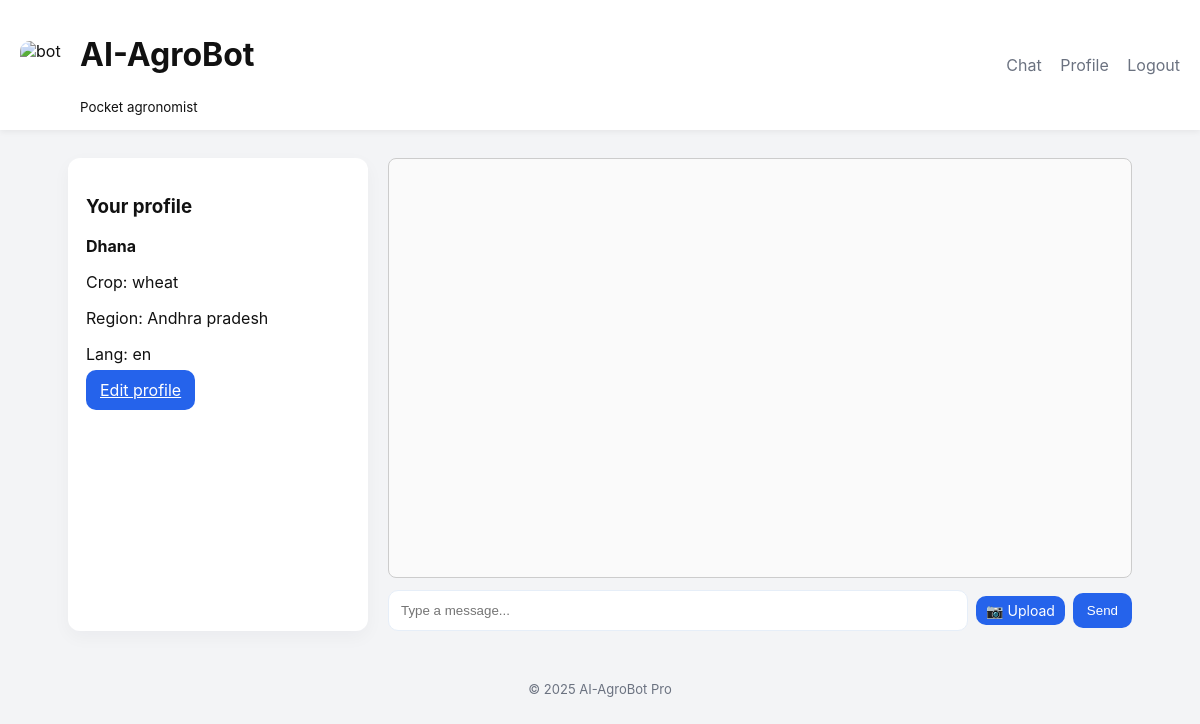
/ (signed in), run on the app's committed database.
### database.py (models this page shows)
class User(UserMixin, db.Model):
    __tablename__ = "users"
    id = db.Column(db.Integer, primary_key=True)
    email = db.Column(db.String(200), unique=True, nullable=False)
    password = db.Column(db.String(200), nullable=False)
    name = db.Column(db.String(100))
    role = db.Column(db.String(20), default="farmer")
    primary_crop = db.Column(db.String(100))
    region = db.Column(db.String(100))
    preferred_language = db.Column(db.String(20), default="en")

### app.py (the view)
@app.route("/")
def index():
    recent_users = []
    if current_user.is_authenticated and current_user.role == "admin":
        recent_users = User.query.order_by(User.id.desc()).limit(20).all()
    return render_template("index.html", recent_users=recent_users)

### app.py (called while the page is built)
@login_manager.user_loader
def load_user(user_id):
    return db.session.get(User, int(user_id))

### templates/index.html (shortened to what this page needs)
{% extends "base.html" %}
{% block content %}
<div class="container">
  <aside class="sidebar">
    <h3>Your profile</h3>
    {% if current_user.is_authenticated %}
      <p><strong>{{ current_user.name or current_user.email }}</strong></p>
      <p>Crop: {{ current_user.primary_crop or "—" }}</p>
      <p>Region: {{ current_user.region or "—" }}</p>
      <p>Lang: {{ current_user.preferred_language or "en" }}</p>
      <a class="btn" href="{{ url_for('profile') }}">Edit profile</a>
    {% else %}
      <p><a href="{{ url_for('login') }}">Login</a> to save chat & see profile.</p>
    {% endif %}
  </aside>
  <section class="chat-panel">
    <div id="messages" class="messages" aria-live="polite"></div>
    <div class="chat-form">
      <input type="text" id="msg" placeholder="Type a message..." />
      <label for="imageInput" class="btn small" style="padding:6px 10px; cursor:pointer;">📷 Upload</label>
      <button id="sendBtn" class="btn" type="button">Send</button>
    </div>
  </section>
</div>
{% endblock %}

### static/style.css (style rules this page uses)
:root { --brand: #2563eb; --muted: #6b7280; --bg: #f3f4f6; --card: #ffffff }
* { box-sizing: border-box }
body { font-family: Inter, system-ui, Segoe UI, Roboto, Arial; margin: 0; background: var(--bg); color: #111 }
.container { display: grid; grid-template-columns: 300px 1fr; gap: 20px }
.sidebar { background: var(--card); padding: 18px; border-radius: 12px; box-shadow: 0 6px 18px rgba(16, 24, 40, 0.04) }
.chat-panel { display: flex; flex-direction: column }
.messages { background: var(--card); height: 520px; border-radius: 12px; padding: 16px; overflow: auto; border: 1px solid #eef2ff }
.chat-form { display: flex; gap: 10px; margin-top: 12px }
.chat-form input { flex: 1; padding: 12px; border-radius: 10px; border: 1px solid #e6eef8 }
.btn, button { background: var(--brand); color: white; border: none; padding: 10px 14px; border-radius: 10px; cursor: pointer }
.btn.small { padding: 6px 10px; font-size: 14px }

### templates/index.html (style rules this page uses)
.chat-form { display: flex; gap: 8px; margin-top: 12px; align-items: center; }
.messages { background: #fafafa; border: 1px solid #ccc; height: 420px; padding: 10px; overflow-y: auto; border-radius: 8px; }

### data on the page
User: name "Dhana", primary_crop "wheat", region "Andhra pradesh", preferred_language "en"
